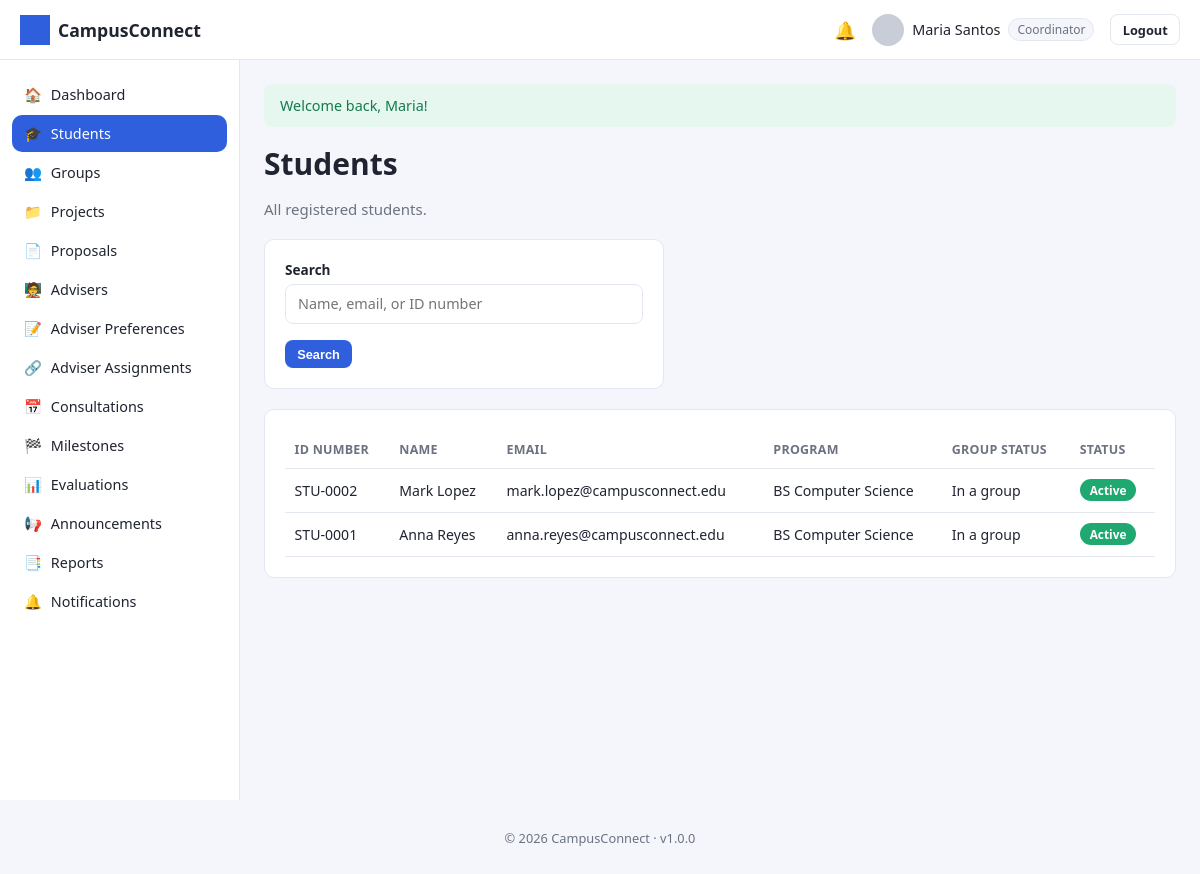
The app's page /coordinator/students.php (signed in) with its own data.
### tables this page shows
CREATE TABLE users (
    user_id INT AUTO_INCREMENT PRIMARY KEY,
    role_id INT NOT NULL,
    id_number VARCHAR(50) UNIQUE,
    first_name VARCHAR(100) NOT NULL,
    last_name VARCHAR(100) NOT NULL,
    email VARCHAR(150) NOT NULL UNIQUE,
    password_hash VARCHAR(255) NOT NULL,
    program VARCHAR(150) DEFAULT NULL,
    department VARCHAR(150) DEFAULT NULL,
    profile_photo VARCHAR(255) DEFAULT 'default-profile.png',
    contact_number VARCHAR(30) DEFAULT NULL,
    status ENUM('active','inactive','suspended') DEFAULT 'active',
    remember_token VARCHAR(255) DEFAULT NULL,
    reset_token VARCHAR(255) DEFAULT NULL,
    reset_token_expires DATETIME DEFAULT NULL,
    created_at TIMESTAMP DEFAULT CURRENT_TIMESTAMP,
    updated_at TIMESTAMP DEFAULT CURRENT_TIMESTAMP ON UPDATE CURRENT_TIMESTAMP,
    FOREIGN KEY (role_id) REFERENCES roles(role_id)
);

CREATE TABLE group_members (
    id INT AUTO_INCREMENT PRIMARY KEY,
    group_id INT NOT NULL,
    user_id INT NOT NULL,
    role_in_group ENUM('leader','member') DEFAULT 'member',
    joined_at TIMESTAMP DEFAULT CURRENT_TIMESTAMP,
    FOREIGN KEY (group_id) REFERENCES `groups`(group_id) ON DELETE CASCADE,
    FOREIGN KEY (user_id) REFERENCES users(user_id) ON DELETE CASCADE,
    UNIQUE KEY uniq_group_user (group_id, user_id)
);

### config/database.php (called while the page is built, shortened)
<?php
function getDB(): PDO
{
    static $pdo = null;
    if ($pdo === null) {
        $dsn = 'mysql:host=' . DB_HOST . ';dbname=' . DB_NAME . ';charset=' . DB_CHARSET;
        $options = [
            PDO::ATTR_ERRMODE            => PDO::ERRMODE_EXCEPTION,
            PDO::ATTR_DEFAULT_FETCH_MODE => PDO::FETCH_ASSOC,
            PDO::ATTR_EMULATE_PREPARES   => false,
        ];
        try {
            $pdo = new PDO($dsn, DB_USER, DB_PASS, $options);
        } catch (PDOException $e) {
            error_log('Database connection failed: ' . $e->getMessage());
            die('Database connection failed. Please try again later or contact the administrator.');
        }
    }
    return $pdo;
}

### coordinator/students.php (the view, shortened to what this page needs)
<?php
require_once __DIR__ . '/../config/database.php';
require_once __DIR__ . '/../includes/functions.php';
$db = getDB();
$search = trim($_GET['q'] ?? '');
$sql = "SELECT u.*, gm.group_id FROM users u
        LEFT JOIN group_members gm ON gm.user_id = u.user_id
        WHERE u.role_id = ?";
$params = [ROLE_STUDENT];
$sql .= " ORDER BY u.last_name";
$stmt = $db->prepare($sql);
$stmt->execute($params);
$students = $stmt->fetchAll();
include __DIR__ . '/../includes/header.php';
?>
<div class="page-header"><div><h1>Students</h1><p>All registered students.</p></div></div>
<form method="GET" class="card" style="max-width:400px">
    <div class="form-group">
        <label for="q">Search</label>
        <input type="text" id="q" name="q" value="<?= e($search) ?>" placeholder="Name, email, or ID number">
    </div>
    <button type="submit" class="btn btn-primary btn-sm">Search</button>
</form>
<div class="card">
    <table>
        <thead><tr><th>ID Number</th><th>Name</th><th>Email</th><th>Program</th><th>Group Status</th><th>Status</th></tr></thead>
        <tbody>
        <?php foreach ($students as $s): ?>
            <tr>
                <td><?= e($s['id_number']) ?></td>
                <td><?= e($s['first_name'] . ' ' . $s['last_name']) ?></td>
                <td><?= e($s['email']) ?></td>
                <td><?= e($s['program']) ?></td>
                <td><?= $s['group_id'] ? 'In a group' : '<span class="stat-label">No group</span>' ?></td>
                <td><?= statusBadge($s['status']) ?></td>
            </tr>
        <?php endforeach; ?>
        </tbody>
    </table>
</div>
<?php include __DIR__ . '/../includes/footer.php'; ?>

### includes/navbar.php (shortened to what this page needs)
<?php
$navUser = currentUser();
$unread  = $navUser ? unreadNotificationCount((int) $navUser['user_id']) : 0;
$roleName = currentRoleName();
?>
<header class="navbar">
    <div class="navbar-brand">
        <img src="<?= BASE_URL ?>/assets/images/logo.png" alt="<?= e(APP_NAME) ?>" class="navbar-logo">
        <span><?= e(APP_NAME) ?></span>
    </div>
    <div class="navbar-right">
        <a class="navbar-icon" href="<?= BASE_URL ?>/<?= e($roleName) ?>/notifications<?= $roleName === 'student' ? '/index.php' : '.php' ?>" title="Notifications">
            🔔<?php if ($unread > 0): ?><span class="badge-dot"><?= $unread ?></span><?php endif; ?>
        </a>
        <div class="navbar-user">
            <img src="<?= BASE_URL ?>/assets/images/<?= e($navUser['profile_photo'] ?? 'default-profile.png') ?>" class="navbar-avatar" alt="Profile">
            <span><?= e(($navUser['first_name'] ?? '') . ' ' . ($navUser['last_name'] ?? '')) ?></span>
            <span class="role-tag"><?= e(ucfirst($roleName ?? '')) ?></span>
        </div>
        <a class="btn btn-sm btn-outline" href="<?= BASE_URL ?>/logout.php">Logout</a>
    </div>
</header>

### includes/functions.php (shortened to what this page needs)
<?php
function e(?string $value): string
{
    return htmlspecialchars($value ?? '', ENT_QUOTES, 'UTF-8');
}
function isLoggedIn(): bool
{
    return !empty($_SESSION['user_id']);
}
function currentRoleId(): ?int
{
    return $_SESSION['role_id'] ?? null;
}
function currentRoleName(): ?string
{
    $roleId = currentRoleId();
    return $roleId ? (ROLE_NAMES[$roleId] ?? null) : null;
}
function currentUser(): ?array
{
    $stmt = getDB()->prepare('SELECT * FROM users WHERE user_id = ? LIMIT 1');
    $stmt->execute([$_SESSION['user_id']]);
    $user = $stmt->fetch() ?: null;
    return $user;
}
function statusBadge(string $status): string
{
    $map = [
        'pending'      => 'secondary',
        'approved'     => 'success',
        'rejected'     => 'danger',
        'draft'        => 'secondary',
        'submitted'    => 'info',
        'under_review' => 'warning',
        'revision'     => 'warning',
        'in_progress'  => 'primary',
        'completed'    => 'success',
        'active'       => 'success',
        'inactive'     => 'secondary',
        'cancelled'    => 'danger',
        'overdue'      => 'danger',
    ];
    $class = $map[$status] ?? 'secondary';
    $label = ucwords(str_replace('_', ' ', $status));
    return '<span class="badge badge-' . $class . '">' . e($label) . '</span>';
}

### assets/css/style.css (style rules this page uses)
:root { --primary: #2f5fdd; --primary-dark: #23439e; --success: #1fa971; --danger: #e0413a; --warning: #e0a13a; --info: #3aa9e0; --secondary: #6b7280; --bg: #f4f6fb; --card-bg: #ffffff; --border: #e3e7ef; --text: #1f2430; --text-muted: #6b7280; --sidebar-width: 240px; --navbar-height: 60px; --radius: 10px; }
* { box-sizing: border-box; }
body { margin: 0; font-family: 'Segoe UI', Roboto, Helvetica, Arial, sans-serif; background: var(--bg); color: var(--text); font-size: 15px; }
a { color: var(--primary); text-decoration: none; }
h1, h2, h3, h4 { margin: 0 0 .5em; font-weight: 600; }
.app-shell { padding-top: var(--navbar-height); }
.navbar { position: fixed; top: 0; left: 0; right: 0; height: var(--navbar-height); background: var(--card-bg); border-bottom: 1px solid var(--border); display: flex; align-items: center; justify-content: space-between; padding: 0 1.25rem; z-index: 100; }
.navbar-brand { display: flex; align-items: center; gap: .5rem; font-weight: 700; font-size: 1.1rem; }
.navbar-logo { height: 30px; width: 30px; object-fit: contain; }
.navbar-right { display: flex; align-items: center; gap: 1rem; }
.navbar-icon { position: relative; font-size: 1.1rem; }
.navbar-user { display: flex; align-items: center; gap: .5rem; font-size: .9rem; }
.navbar-avatar { width: 32px; height: 32px; border-radius: 50%; object-fit: cover; }
.role-tag { background: var(--bg); border: 1px solid var(--border); border-radius: 20px; padding: 2px 8px; font-size: .75rem; color: var(--text-muted); }
.form-group { margin-bottom: 1rem; text-align: left; }
.form-group label { display: block; font-size: .85rem; margin-bottom: .3rem; font-weight: 600; }
.form-group input, .form-group select, .form-group textarea { width: 100%; padding: .6rem .75rem; border: 1px solid var(--border); border-radius: 8px; font-size: .9rem; font-family: inherit; }
.btn { display: inline-block; padding: .6rem 1.1rem; border-radius: 8px; border: 1px solid transparent; font-size: .9rem; font-weight: 600; cursor: pointer; text-align: center; }
.btn-sm { padding: .35rem .7rem; font-size: .8rem; }
.btn-primary { background: var(--primary); color: #fff; }
.btn-outline { background: transparent; border-color: var(--border); color: var(--text); }
.card { background: var(--card-bg); border: 1px solid var(--border); border-radius: var(--radius); padding: 1.25rem; margin-bottom: 1.25rem; }
table { width: 100%; border-collapse: collapse; font-size: .88rem; }
th, td { text-align: left; padding: .65rem .6rem; border-bottom: 1px solid var(--border); }
th { color: var(--text-muted); font-weight: 600; font-size: .78rem; text-transform: uppercase; letter-spacing: .02em; }
.badge { display: inline-block; padding: 3px 10px; border-radius: 20px; font-size: .74rem; font-weight: 600; color: #fff; }
.badge-success { background: var(--success); }
.page-header { display: flex; align-items: center; justify-content: space-between; margin-bottom: 1.25rem; flex-wrap: wrap; gap: .75rem; }
.page-header p { color: var(--text-muted); margin: .2rem 0 0; }

### records on screen
users: profile_photo (placeholder picture), first_name+last_name "Maria Santos"
group_members: user.id_number "STU-0002", user.last_name "Mark Lopez", user.email "mark.lopez@campusconnect.edu", user.program "BS Computer Science", shows "In a group", user.status "Active"
group_members: user.id_number "STU-0001", user.last_name "Anna Reyes", user.email "anna.reyes@campusconnect.edu", user.program "BS Computer Science", shows "In a group", user.status "Active"

### other values on screen
APP_NAME "CampusConnect"
$roleName "Coordinator"
$icon "🏠"
$label "Dashboard"
$icon "🎓"
$label "Students"
$icon "👥"
$label "Groups"
$icon "📁"
$label "Projects"
$icon "📄"
$label "Proposals"
$icon "🧑‍🏫"
$label "Advisers"
$icon "📝"
